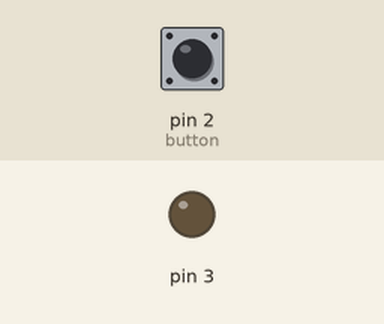
A sketch run on a simulated Arduino Uno, built with avr-gcc and run on an emulated ATmega328P. Shown: output pins drawn as LEDs (lit = HIGH). Inputs (shaded band) come from the test bench; at power-on: pin 2 (button) HIGH. What the sketch prints to the serial monitor is not drawn.

Above: at 1.2 s.
1.3 s: pin 2 (button) pulled LOW for 0.15 s
At 1.38 s:
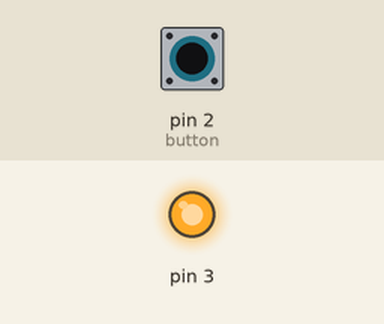
2.9 s: pin 2 (button) pulled LOW for 3.2 s
At 7.2 s:
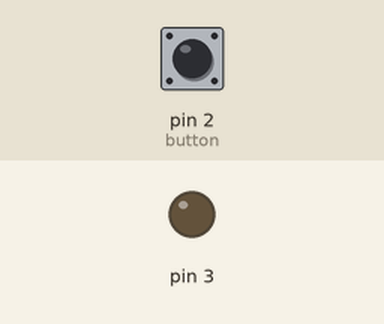
Timing chart, 0 to 8.7 s (numbered marks = the images above; inputs shaded):
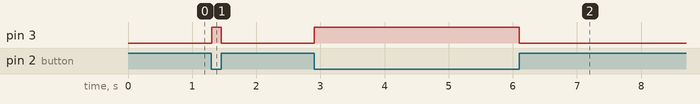

The sketch:

Turn_On.ino
```cpp
int button = 2;
void setup(){
    pinMode(button,INPUT_PULLUP);
    Serial.begin(9600);
    pinMode(3,OUTPUT);
}
void loop(){
    int state = digitalRead(button);
    Serial.println(state);
    if(state == 0)
        digitalWrite(3,HIGH);
    else
        digitalWrite(3,LOW);
}
```

Measured:
- after the input at 1.3 s, pin 3: LOW → HIGH at once, → LOW 0.15 s later
- after the input at 2.9 s, pin 3: LOW → HIGH at once, → LOW 3.2 s later
